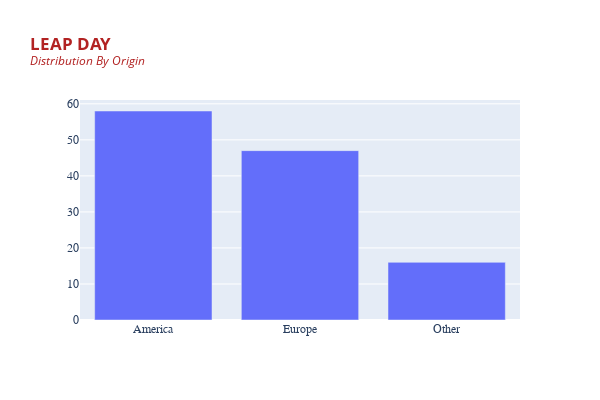

Notebook code for this chart:
### Code cell
fig = go.Figure(
    go.Bar(
        x = by_origin2['origin'], y = by_orign2['count']
          )
)

fig.update_layout(
    width=600, height=400,
    title="<b>LEAP DAY</b> <br><sup><i>Distribution By Origin</i></sup>",
    titlefont=dict(color ='firebrick'))
fig.update_yaxes(tickfont_family="Arial Black")
fig.update_xaxes(tickfont_family="Arial Black")
fig.show()

### Figure 1 — Plotly figure (JSON) as saved in the notebook; plotly's stock layout.template omitted (floating-point values rounded to 4 significant figures)
{"data": [{"type": "bar", "x": ["America", "Europe", "Other"], "y": [58, 47, 16]}], "layout": {"height": 400, "title": {"font": {"color": "firebrick"}, "text": "<b>LEAP DAY</b> <br><sup><i>Distribution By Origin</i></sup>"}, "width": 600, "xaxis": {"tickfont": {"family": "Arial Black"}}, "yaxis": {"tickfont": {"family": "Arial Black"}}}}
